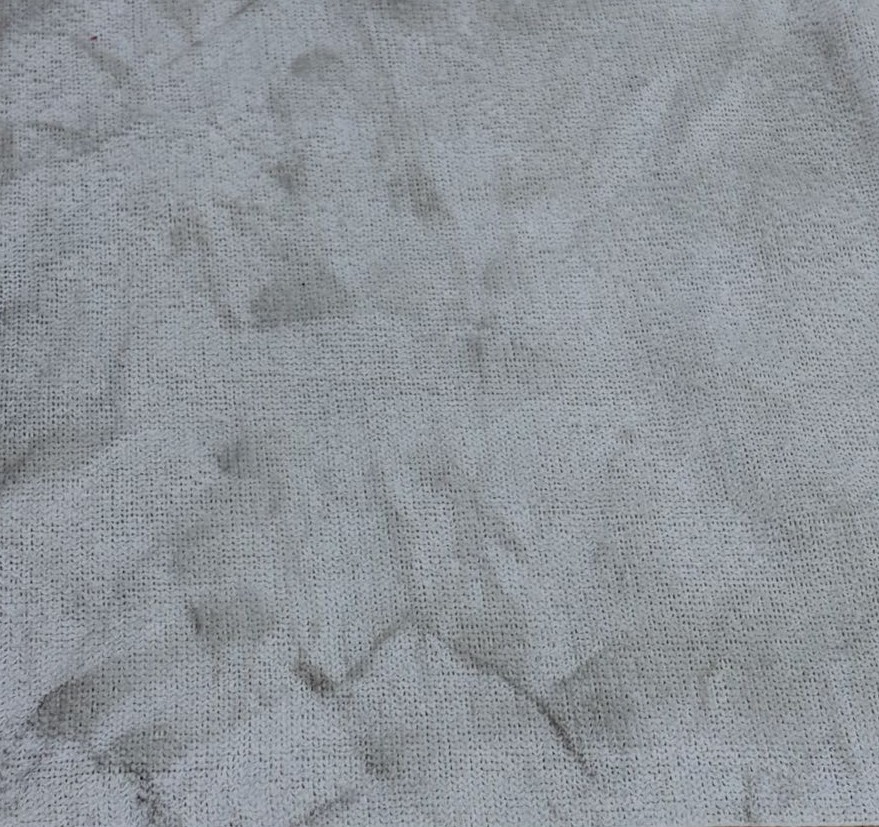
#> input picture data/photos/badminton_cloth.jpg, 879 x 827 px, given as the content of the folder data/blanks, which was not available
$ python discoloration.py
#> lines starting #> are read from the running program, lines starting #| are printed output that depends on the picture
"""Turn cloth photos into a discoloration index.

How it works:
1. Load the photo and crop the center (where the cloth is).
2. Correct for lighting by scaling so the brightest part is pure white.
3. Convert to CIELAB and measure lightness (L*, 0 = black, 100 = white).
4. Compare to the clean blank cloth: index = blank lightness - sample lightness.
   Higher index = dirtier cloth.

Run from the repo root:
    python src/discoloration.py
"""

from pathlib import Path

import cv2
import numpy as np
import pandas as pd

PHOTO_DIR = Path("data/photos")
BLANK_DIR = Path("data/blanks")
OUTPUT = Path("data/discoloration.csv")
IMAGE_TYPES = {".jpg", ".jpeg", ".png"}  # iPhone .heic photos must be converted to .jpg first

CROP_FRACTION = 0.5     # use the middle 50% of the image
DARK_THRESHOLD = 10     # pixels this many L* units darker than the blank count as "dust"


def load_and_prepare(path):
    """Load an image, crop the center, and correct for lighting."""
    img = cv2.imread(str(path))
#> img is the input picture: shape (827, 879, 3); mean B, G, R 154, 148.1, 142.8
    if img is None:
        raise ValueError(f"Could not read {path}")

    h, w = img.shape[:2]
#> h = 827; w = 879
    ch, cw = int(h * CROP_FRACTION), int(w * CROP_FRACTION)
#> ch = 413; cw = 439
    top, left = (h - ch) // 2, (w - cw) // 2
#> top = 207; left = 220
    img = img[top:top + ch, left:left + cw]
#> img: shape (413, 439, 3)

    # Lighting correction: scale so the brightest 1% of pixels become white
    img = img.astype(np.float32)
    bright = np.percentile(img, 99)
#> bright = 180
    img = np.clip(img * (255.0 / bright), 0, 255).astype(np.uint8)
    return img


def lightness(img):
    """Return the L* (lightness) channel scaled to 0-100."""
    lab = cv2.cvtColor(img, cv2.COLOR_BGR2LAB)
#> lab: shape (413, 439, 3); mean of channels 0, 1, 2 215.2, 126.6, 123.2
    return lab[:, :, 0].astype(np.float32) * (100.0 / 255.0)
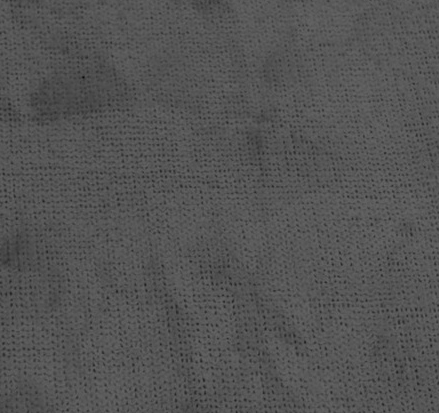
#> returned value: shape (413, 439) float32; min 10.59, max 100, mean 84.4


def measure(path, blank_lightness):
    L = lightness(load_and_prepare(path))
    return {
        "photo_file": path.name,
        "mean_lightness": round(float(L.mean()), 2),
        "discoloration_index": round(blank_lightness - float(L.mean()), 2),
        "dust_pixel_pct": round(float((L < blank_lightness - DARK_THRESHOLD).mean() * 100), 2),
    }


def images_in(folder):
    return sorted(p for p in folder.iterdir() if p.suffix.lower() in IMAGE_TYPES)


def main():
    blanks = images_in(BLANK_DIR)
    if not blanks:
        raise SystemExit("No blank photos found in data/blanks/")
    blank_lightness = float(np.mean([lightness(load_and_prepare(b)).mean() for b in blanks]))
#> blank_lightness = 84.4
    print(f"Clean cloth lightness (average of {len(blanks)} blanks): {blank_lightness:.2f}")
#| Clean cloth lightness (average of 1 blanks): 84.40

    photos = images_in(PHOTO_DIR)
    if not photos:
        raise SystemExit("No sample photos found in data/photos/")

    results = pd.DataFrame([measure(p, blank_lightness) for p in photos])
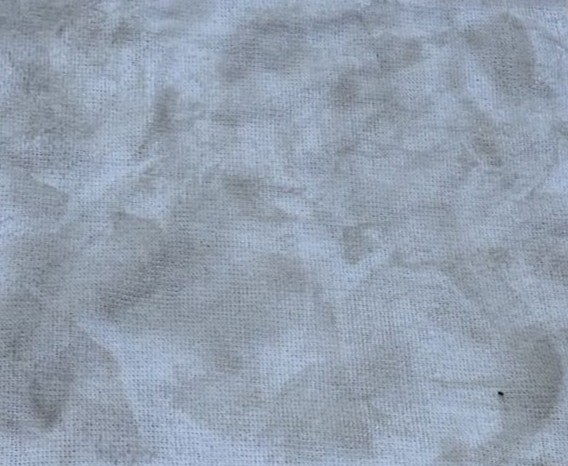
#> input picture data/photos/basketball_cloth_A.jpg, 568 x 466 px
#> in load_and_prepare, img is the input picture: shape (466, 568, 3); mean B, G, R 175.3, 159.3, 147.2
#> in load_and_prepare (call 3), `bright = np.percentile(img, 99)`: bright = 201
#> in lightness (call 3), `lab = cv2.cvtColor(img, cv2.COLOR_BGR2LAB)`: lab: shape (233, 284, 3); mean of channels 0, 1, 2 207, 126.8, 116.6
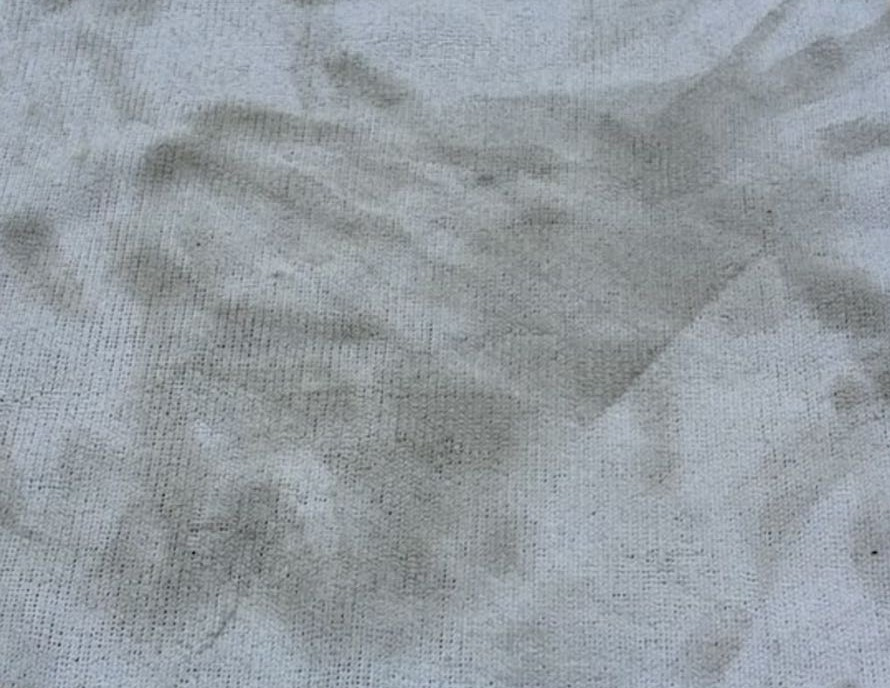
#> input picture data/photos/basketball_court_B.jpg, 890 x 688 px
#> in load_and_prepare, img is the input picture: shape (688, 890, 3); mean B, G, R 162.1, 156.1, 148.9
#> in load_and_prepare (call 4), `bright = np.percentile(img, 99)`: bright = 184
#> in lightness (call 4), `lab = cv2.cvtColor(img, cv2.COLOR_BGR2LAB)`: lab: shape (344, 445, 3); mean of channels 0, 1, 2 211.1, 125.8, 125.4
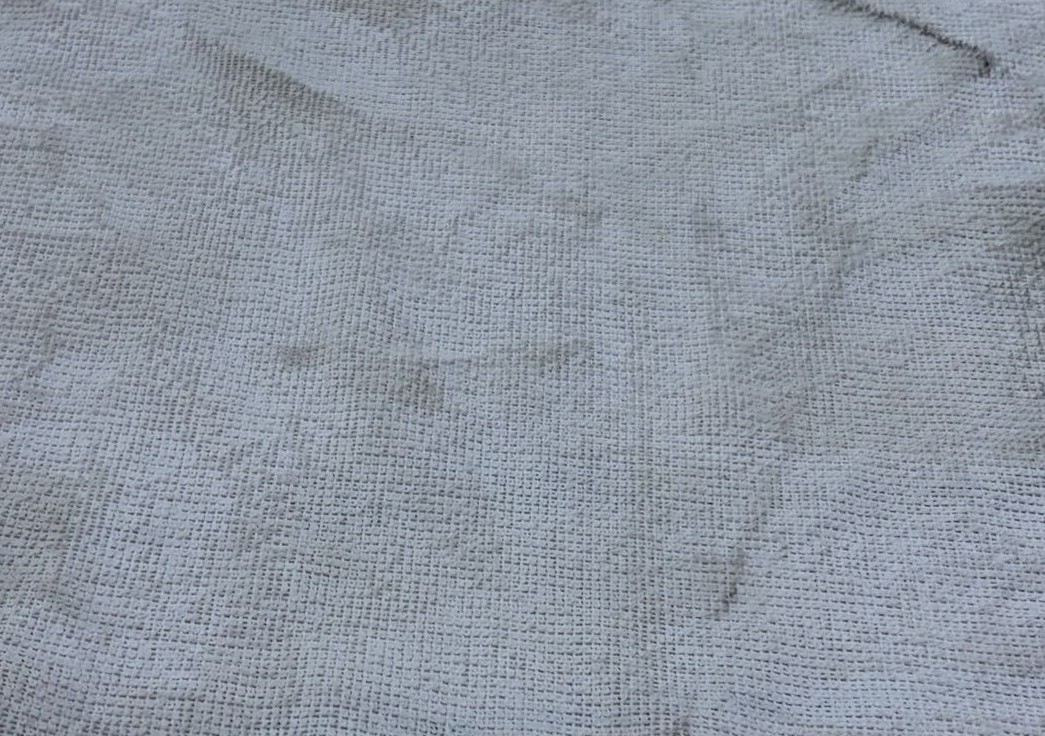
#> input picture data/photos/pickleball_cloth.jpg, 1045 x 736 px
#> in load_and_prepare, img is the input picture: shape (736, 1045, 3); mean B, G, R 161.9, 150.5, 142.4
#> in load_and_prepare (call 5), `img = img[top:top + ch, left:left + cw]`:
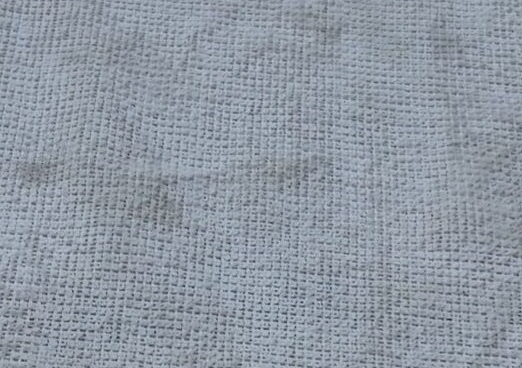
#> img: shape (368, 522, 3); mean B, G, R 163.2, 152.2, 143.5
#> in load_and_prepare (call 5), `bright = np.percentile(img, 99)`: bright = 192
#> in load_and_prepare (call 5), `img = np.clip(img * (255.0 / bright), 0, 255).astype(np.uint8)`:
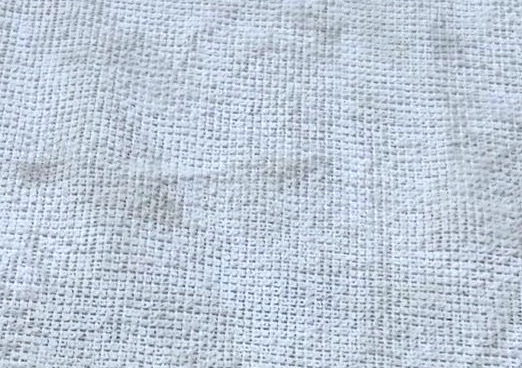
#> img: shape (368, 522, 3); mean B, G, R 216.1, 201.6, 190
#> in lightness (call 5), `lab = cv2.cvtColor(img, cv2.COLOR_BGR2LAB)`: lab: shape (368, 522, 3); mean of channels 0, 1, 2 205.8, 126.9, 119.5
#> in lightness (call 5), `return lab[:, :, 0].astype(np.float32) * (100.0 / 255.0)`:
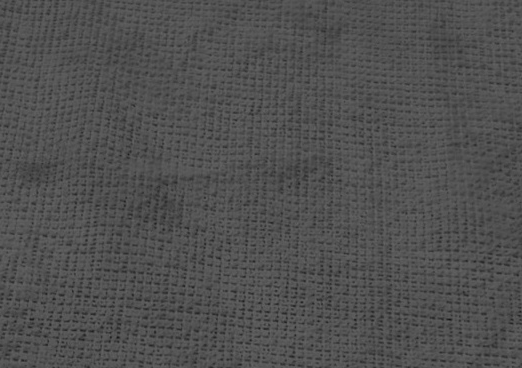
#> returned value: shape (368, 522) float32; min 20.39, max 100, mean 80.7
#> results = table of 4 rows and 4 columns
    results.to_csv(OUTPUT, index=False)
    print(results.to_string(index=False))
#|             photo_file  mean_lightness  discoloration_index  dust_pixel_pct
#|    badminton_cloth.jpg           84.40                 0.00           11.39
#| basketball_cloth_A.jpg           81.18                 3.21           10.87
#| basketball_court_B.jpg           82.77                 1.62           12.14
#|   pickleball_cloth.jpg           80.69                 3.71           21.66
    print(f"\nSaved {len(results)} results to {OUTPUT}")
#| Saved 4 results to data/discoloration.csv


if __name__ == "__main__":
    main()
